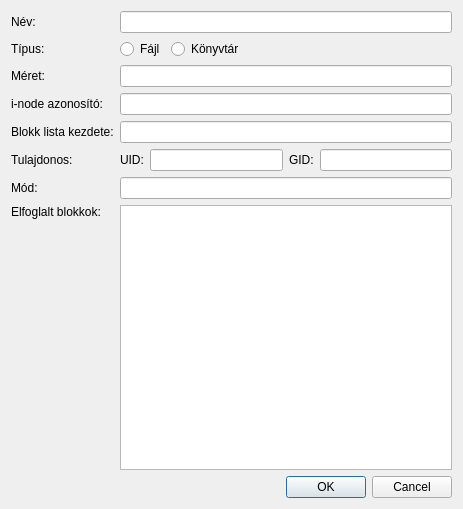
<?xml version="1.0" encoding="UTF-8"?>
<ui version="4.0">
 <class>infoDialog</class>
 <widget class="QDialog" name="infoDialog">
  <property name="enabled">
   <bool>true</bool>
  </property>
  <property name="geometry">
   <rect>
    <x>0</x>
    <y>0</y>
    <width>463</width>
    <height>509</height>
   </rect>
  </property>
  <property name="windowTitle">
   <string>Információ</string>
  </property>
  <layout class="QVBoxLayout" name="verticalLayout">
   <item>
    <layout class="QFormLayout" name="formLayout">
     <property name="fieldGrowthPolicy">
      <enum>QFormLayout::ExpandingFieldsGrow</enum>
     </property>
     <item row="0" column="0">
      <widget class="QLabel" name="label">
       <property name="text">
        <string>Név:</string>
       </property>
       <property name="buddy">
        <cstring>nevLine</cstring>
       </property>
      </widget>
     </item>
     <item row="0" column="1">
      <widget class="QLineEdit" name="nevLine">
       <property name="enabled">
        <bool>true</bool>
       </property>
       <property name="readOnly">
        <bool>true</bool>
       </property>
      </widget>
     </item>
     <item row="1" column="0">
      <widget class="QLabel" name="label_7">
       <property name="text">
        <string>Típus:</string>
       </property>
      </widget>
     </item>
     <item row="1" column="1">
      <layout class="QHBoxLayout" name="horizontalLayout">
       <item>
        <widget class="QRadioButton" name="fajlRadio">
         <property name="enabled">
          <bool>true</bool>
         </property>
         <property name="text">
          <string>Fájl</string>
         </property>
         <property name="checkable">
          <bool>true</bool>
         </property>
        </widget>
       </item>
       <item>
        <widget class="QRadioButton" name="konyvtarRadio">
         <property name="enabled">
          <bool>true</bool>
         </property>
         <property name="text">
          <string>Könyvtár</string>
         </property>
         <property name="checkable">
          <bool>true</bool>
         </property>
        </widget>
       </item>
      </layout>
     </item>
     <item row="2" column="0">
      <widget class="QLabel" name="label_6">
       <property name="text">
        <string>Méret:</string>
       </property>
      </widget>
     </item>
     <item row="2" column="1">
      <widget class="QLineEdit" name="meretLine">
       <property name="enabled">
        <bool>true</bool>
       </property>
       <property name="readOnly">
        <bool>true</bool>
       </property>
      </widget>
     </item>
     <item row="3" column="0">
      <widget class="QLabel" name="label_3">
       <property name="text">
        <string>i-node azonosító:</string>
       </property>
      </widget>
     </item>
     <item row="3" column="1">
      <widget class="QLineEdit" name="inodeText">
       <property name="enabled">
        <bool>true</bool>
       </property>
       <property name="readOnly">
        <bool>true</bool>
       </property>
      </widget>
     </item>
     <item row="4" column="0">
      <widget class="QLabel" name="label_5">
       <property name="text">
        <string>Blokk lista kezdete:</string>
       </property>
      </widget>
     </item>
     <item row="4" column="1">
      <widget class="QLineEdit" name="blokkKezdLine">
       <property name="enabled">
        <bool>true</bool>
       </property>
       <property name="readOnly">
        <bool>true</bool>
       </property>
      </widget>
     </item>
     <item row="5" column="0">
      <widget class="QLabel" name="label_10">
       <property name="text">
        <string>Tulajdonos:</string>
       </property>
      </widget>
     </item>
     <item row="5" column="1">
      <layout class="QHBoxLayout" name="horizontalLayout_2">
       <item>
        <widget class="QLabel" name="label_8">
         <property name="text">
          <string>UID:</string>
         </property>
        </widget>
       </item>
       <item>
        <widget class="QLineEdit" name="uidLine"/>
       </item>
       <item>
        <widget class="QLabel" name="label_9">
         <property name="text">
          <string>GID:</string>
         </property>
        </widget>
       </item>
       <item>
        <widget class="QLineEdit" name="gidLine"/>
       </item>
      </layout>
     </item>
     <item row="6" column="0">
      <widget class="QLabel" name="label_11">
       <property name="text">
        <string>Mód:</string>
       </property>
      </widget>
     </item>
     <item row="6" column="1">
      <widget class="QLineEdit" name="modeLine"/>
     </item>
     <item row="7" column="0">
      <widget class="QLabel" name="label_4">
       <property name="text">
        <string>Elfoglalt blokkok:</string>
       </property>
       <property name="alignment">
        <set>Qt::AlignLeading|Qt::AlignLeft|Qt::AlignTop</set>
       </property>
      </widget>
     </item>
     <item row="7" column="1">
      <widget class="QTextEdit" name="blokkListaText">
       <property name="enabled">
        <bool>true</bool>
       </property>
       <property name="readOnly">
        <bool>true</bool>
       </property>
      </widget>
     </item>
    </layout>
   </item>
   <item>
    <widget class="QDialogButtonBox" name="buttonBox">
     <property name="orientation">
      <enum>Qt::Horizontal</enum>
     </property>
     <property name="standardButtons">
      <set>QDialogButtonBox::Cancel|QDialogButtonBox::Ok</set>
     </property>
    </widget>
   </item>
  </layout>
 </widget>
 <resources/>
 <connections>
  <connection>
   <sender>buttonBox</sender>
   <signal>accepted()</signal>
   <receiver>infoDialog</receiver>
   <slot>accept()</slot>
   <hints>
    <hint type="sourcelabel">
     <x>248</x>
     <y>254</y>
    </hint>
    <hint type="destinationlabel">
     <x>157</x>
     <y>274</y>
    </hint>
   </hints>
  </connection>
  <connection>
   <sender>buttonBox</sender>
   <signal>rejected()</signal>
   <receiver>infoDialog</receiver>
   <slot>reject()</slot>
   <hints>
    <hint type="sourcelabel">
     <x>316</x>
     <y>260</y>
    </hint>
    <hint type="destinationlabel">
     <x>286</x>
     <y>274</y>
    </hint>
   </hints>
  </connection>
 </connections>
</ui>
